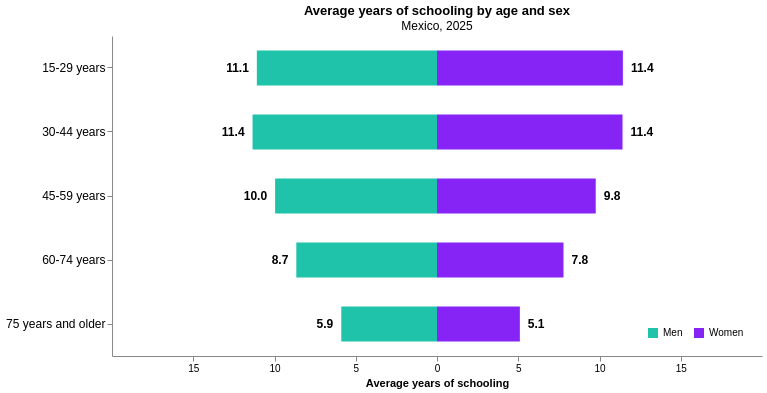

Here is the notebook cell this chart was saved with:
### Code cell
age_order = [
    "15-29 years",
    "30-44 years",
    "45-59 years",
    "60-74 years",
    "75 years and more"
]

chart_education_2025 = (
    alt.Chart(education_2025_long)
    .mark_bar(size=35)
    .encode(
        y=alt.Y(
            "age_group:N",
            sort=age_order,
            title=None,
            axis=alt.Axis(labelFontSize=12)
        ),
        x=alt.X(
            "plot_value:Q",
            title="Average years of schooling",
            scale=alt.Scale(domain=[-15, 15]),
            axis=alt.Axis(
                labelExpr="abs(datum.value)",
                values=[-15, -10, -5, 0, 5, 10, 15],
                grid=False
            )
        ),
        color=alt.Color(
            "sex:N",
            scale=alt.Scale(
                domain=["Men", "Women"],
                range=["#1FC3AA", "#8624F5"]
            ),
            legend=alt.Legend(
                title=None,
                orient="bottom-right",
                direction = "horizontal",
            )
        ),
        tooltip=[
            alt.Tooltip("age_group:N", title="Age group"),
            alt.Tooltip("sex:N", title="Sex"),
            alt.Tooltip(
                "schooling_years:Q",
                title="Average years",
                format=".1f"
            )
        ]
    )
    .properties(
        width=650,
        height=320,
        title=alt.TitleParams(
            text="Average years of schooling by age and sex",
            subtitle="Mexico, 2025"
        )
    )
)

bars = chart_education_2025

labels_men = (
    alt.Chart(education_2025_long)
    .transform_filter(alt.datum.sex == "Men")
    .mark_text(
        align="right",
        dx=-8,
        fontSize=12,
        fontWeight="bold"
    )
    .encode(
        x="plot_value:Q",
        y=alt.Y("age_group:N", sort=age_order),
        text=alt.Text("schooling_years:Q", format=".1f")
    )
)

labels_women = (
    alt.Chart(education_2025_long)
    .transform_filter(alt.datum.sex == "Women")
    .mark_text(
        align="left",
        dx=8,
        fontSize=12,
        fontWeight="bold"
    )
    .encode(
        x="plot_value:Q",
        y=alt.Y("age_group:N", sort=age_order),
        text=alt.Text("schooling_years:Q", format=".1f")
    )
)

chart_education_2025 = (
    (bars + labels_men + labels_women)
    .configure_view(stroke=None)
)

chart_education_2025

### Figure 1 — Vega-Lite specification as saved in the notebook (floating-point values rounded to 4 significant figures)
{"config": {"view": {"continuousWidth": 300, "continuousHeight": 300, "stroke": null}}, "layer": [{"mark": {"type": "bar", "size": 35}, "encoding": {"color": {"field": "sex", "legend": {"direction": "horizontal", "orient": "bottom-right", "title": null}, "scale": {"domain": ["Men", "Women"], "range": ["#1FC3AA", "#8624F5"]}, "type": "nominal"}, "tooltip": [{"field": "age_group", "title": "Age group", "type": "nominal"}, {"field": "sex", "title": "Sex", "type": "nominal"}, {"field": "schooling_years", "format": ".1f", "title": "Average years", "type": "quantitative"}], "x": {"axis": {"grid": false, "labelExpr": "abs(datum.value)", "values": [-15, -10, -5, 0, 5, 10, 15]}, "field": "plot_value", "scale": {"domain": [-15, 15]}, "title": "Average years of schooling", "type": "quantitative"}, "y": {"axis": {"labelFontSize": 12}, "field": "age_group", "sort": ["15-29 years", "30-44 years", "45-59 years", "60-74 years", "75 years and more"], "title": null, "type": "nominal"}}, "title": {"text": "Average years of schooling by age and sex", "subtitle": "Mexico, 2025"}}, {"mark": {"type": "text", "align": "right", "dx": -8, "fontSize": 12, "fontWeight": "bold"}, "encoding": {"text": {"field": "schooling_years", "format": ".1f", "type": "quantitative"}, "x": {"field": "plot_value", "type": "quantitative"}, "y": {"field": "age_group", "sort": ["15-29 years", "30-44 years", "45-59 years", "60-74 years", "75 years and more"], "type": "nominal"}}, "transform": [{"filter": "(datum.sex === 'Men')"}]}, {"mark": {"type": "text", "align": "left", "dx": 8, "fontSize": 12, "fontWeight": "bold"}, "encoding": {"text": {"field": "schooling_years", "format": ".1f", "type": "quantitative"}, "x": {"field": "plot_value", "type": "quantitative"}, "y": {"field": "age_group", "sort": ["15-29 years", "30-44 years", "45-59 years", "60-74 years", "75 years and more"], "type": "nominal"}}, "transform": [{"filter": "(datum.sex === 'Women')"}]}], "data": {"name": "data-0a6156642a468284f13ed0a419447814"}, "height": 320, "width": 650, "$schema": "https://vega.github.io/schema/vega-lite/v6.4.1.json", "datasets": {"data-0a6156642a468284f13ed0a419447814": [{"age_group": "15-29 years", "sex": "Women", "schooling_years": 11.44, "plot_value": 11.44}, {"age_group": "30-44 years", "sex": "Women", "schooling_years": 11.42, "plot_value": 11.42}, {"age_group": "45-59 years", "sex": "Women", "schooling_years": 9.768, "plot_value": 9.768}, {"age_group": "60-74 years", "sex": "Women", "schooling_years": 7.785, "plot_value": 7.785}, {"age_group": "75 years and older", "sex": "Women", "schooling_years": 5.099, "plot_value": 5.099}, {"age_group": "15-29 years", "sex": "Men", "schooling_years": 11.09, "plot_value": -11.09}, {"age_group": "30-44 years", "sex": "Men", "schooling_years": 11.35, "plot_value": -11.35}, {"age_group": "45-59 years", "sex": "Men", "schooling_years": 9.962, "plot_value": -9.962}, {"age_group": "60-74 years", "sex": "Men", "schooling_years": 8.658, "plot_value": -8.658}, {"age_group": "75 years and older", "sex": "Men", "schooling_years": 5.89, "plot_value": -5.89}]}}
